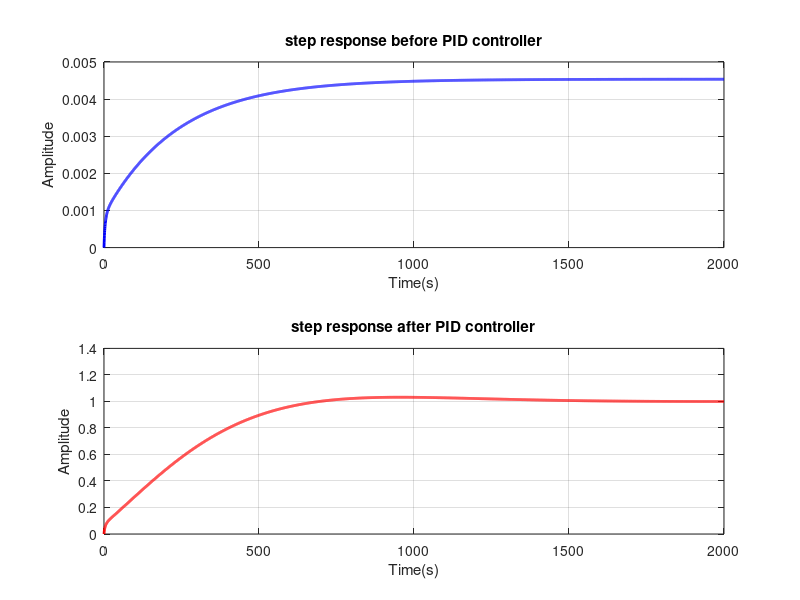

Write MATLAB code to recreate this figure.
clc
clear 
close all

% e. Design a PID controller and show the response of the system using PID
% controller. compare the result obtained in part d and e.

num=[0.0003 0.0001242 0.000002364];
denum=[1 0.849 0.1274 0.0005188];
G=tf(num,denum);

%pid controller
kp=92.83;
ki=1;
kd=1;
pid_controller=pid(kp,ki,kd);

%step response before PID controller for compersion.
feedback_system=feedback(G,1);
[Y_step,T_step]=step(feedback_system);  

%step response after PID controller.
pid_controlled_feedback_system=feedback(pid_controller*G,1);
[Y_step_pid,T_step_pid]=step(pid_controlled_feedback_system);


%plotting
subplot(2,1,1);
plot(T_step,Y_step,'b','LineWidth',2);
title('step response before PID controller');
xlabel('Time(s)');
ylabel('Amplitude');
grid on

subplot(2,1,2);
plot(T_step_pid,Y_step_pid,'r','LineWidth',2);
title('step response after PID controller');
xlabel('Time(s)');
ylabel('Amplitude');
grid on
